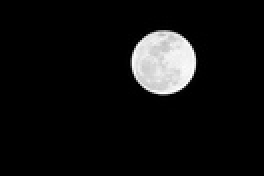
#> input picture 1.jpg, 132 x 88 px, shrunk from 380 x 253 before the run (shown 2 times larger); the run also reads 2 pictures not shown here
$ python Assignment_CV_3.py
#> lines starting #> are read from the running program, lines starting #| are printed output that depends on the picture; after the words box and inside, x2 and y2 are one past the last pixel; in counts of white or black regions, pixels touching at a corner belong together
#!/usr/bin/env python
# coding: utf-8

# In[36]:


#Importing Modules
from PIL import Image
import matplotlib.pyplot as plt
import numpy as np


# In[37]:


def Calculate_Histogram(img):
    m, n = img.shape

    #create a vector h with 256 colors all set to zero
    h = [0] * 256

    #for each pixel (x,y) set h(img(x,y))=h(img(x,y))+1
    for x in range(m):
        for y in range(n):
            h[img[x, y]] = h[img[x, y]] + 1

    return np.array(h)


# In[38]:


def Calculate_Cumulative_Histogram(h):
    Hc=np.zeros((1,256))
    for i in range(len(h)):
        Hc[0][i]=(sum(h[:i+1]))
    return Hc


# In[39]:


def Calculate_Equalized_Histogram(Hc):
    NxM=Hc[0][Hc.size-1]
    new_pixel_intensities=np.zeros((1,256))
    for i in range(Hc.size):
        new_pixel_intensities[0][i]=(255/((NxM)-Hc[0][0]))*(Hc[0][i]-Hc[0][0])
    return new_pixel_intensities


# In[40]:


def Calculate_Equalized_Image(img,Tp):
    eq_img=np.zeros_like(img)
    w,h=img.shape
    for x in range (w):
        for y in range (h):
            eq_img[x,y]=Tp[0][img[x,y]]
    return eq_img


# In[41]:


def Segment_Optimal_Thresholding(img):
    m,n=img.shape
    img_copy=np.copy(img)

    mean_1=(img[0][0]+img[0][n-1]+img[m-1][0]+img[m-1][n-1])/4

    arr1d = np.delete(img_copy, n*(m-1)+(n-1))
    arr1d.shape=((1,m*n-1))
    new_img_after_removing_corner = np.delete(arr1d,[n-1,n*(m-1),0])

    mean_2= new_img_after_removing_corner.mean()

    threshold = (mean_1+mean_2)/2
    old_threshold = 0

    while threshold != old_threshold:
        mean_1 = img[(img >= 0) & (img < threshold)].mean()
        mean_2 = img[(img >= threshold) & (img < 255)].mean()
        old_threshold = threshold
        threshold = (mean_1+mean_2)/2

    result = np.zeros_like(img)
    result[img >= threshold] = 255
    result[img < threshold] = 0
    return result


# In[65]:


def Plot_Images(cols, images, titles):
    plt.subplots(figsize = (20,10))
    for i in range((len(images))):
        plt.subplot(2, cols, (i + 1))
        plt.title(titles[i], fontsize = 12, weight = 'bold')
        plt.imshow(images[i], cmap = 'gray')


# In[66]:


# load the images
imageData1 = Image.open('1.jpg')
#> imageData1 is the input picture: PIL image 132x88 RGB; min 0, max 255, mean 16
imageData2 = Image.open('2.jpg')
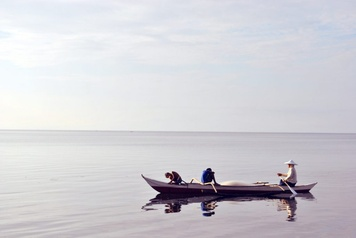
#> input picture 2.jpg, 356 x 238 px, shrunk from 1024 x 685 before the run
#> imageData2 is the input picture: PIL image 356x238 RGB; mean R, G, B 208.3, 207, 212.4
imageData3 = Image.open('3.png')
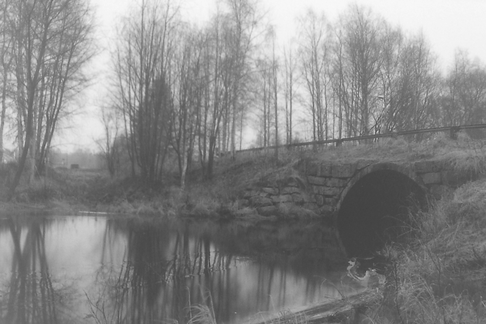
#> input picture 3.png, 486 x 324 px, shrunk from 1400 x 933 before the run
#> imageData3 is the input picture: PIL image 486x324 RGB; min 64, max 249, mean 135
imageData4 = Image.open('4.jpg')
imageData5 = Image.open('5.jpg')

#Convert the images to Grey_Scale
imageGrey1 = imageData1.convert('L')
imageGrey2 = imageData2.convert('L')
imageGrey3 = imageData3.convert('L')
imageGrey4 = imageData4.convert('L')
imageGrey5 = imageData5.convert('L')

#Convert images to numpy array
image1=np.asarray(imageGrey1,dtype='int64')
#> image1: shape (88, 132) int64; 148 distinct labels, from 0 to 255
image2=np.asarray(imageGrey2,dtype='int64')
image3=np.asarray(imageGrey3,dtype='int64')
image4=np.asarray(imageGrey4,dtype='int64')
#> image4: shape (667, 1000) int64; 249 distinct labels, from 0 to 255
image5=np.asarray(imageGrey5,dtype='int64')

Plot_Images(3,images = [image1, image2, image3, image4, image5],
            titles = ['Image 1', 'Image 2', 'Image 3', 'Image 4', 'Image 5'])
#> the loop in Plot_Images, `for i in range((len(images))):` made 5 passes


# In[67]:


segment_original_img=Segment_Optimal_Thresholding(image1)
#> in Segment_Optimal_Thresholding, `mean_1=(img[0][0]+img[0][n-1]+img[m-1][0]+img[m-1][n-1])/4`: mean_1 = 0
#> in Segment_Optimal_Thresholding, `arr1d = np.delete(img_copy, n*(m-1)+(n-1))`: arr1d = 11615 values, max 255 at index 2973, min 0 at index 0, mean 16.03
#> in Segment_Optimal_Thresholding, `new_img_after_removing_corner = np.delete(arr1d,[n-1,n*(m-1),0])`: new_img_after_removing_corner = 11612 values, max 255 at index 2971, min 0 at index 0, mean 16.04
#> in Segment_Optimal_Thresholding, `mean_2= new_img_after_removing_corner.mean()`: mean_2 = 16.04
#> in Segment_Optimal_Thresholding, `threshold = (mean_1+mean_2)/2`: threshold = 8.02
#> the loop in Segment_Optimal_Thresholding, `while threshold != old_threshold:` made 4 passes
#> (mean_1, mean_2, old_threshold, threshold) on passes 1 to 4: (0.0608, 211.7, 8.02, 105.9), (0.327, 222.9, 105.9, 111.6), (0.356, 223.3, 111.6, 111.8), (0.356, 223.3, 111.8, 111.8)
#> segment_original_img: shape (88, 132) int64; 7% white; 1 white region, box (x1, y1, x2, y2) and area: (66, 15, 98, 47) 815
equalized_img=Calculate_Equalized_Image(image1,Calculate_Equalized_Histogram(Calculate_Cumulative_Histogram(Calculate_Histogram(image1))))
#> after the loop in Calculate_Histogram, `for x in range(m):`: h = 256 values, max 10436 at index 0, min 0 at index 13, mean 45.38
#> in Calculate_Equalized_Histogram, `NxM=Hc[0][Hc.size-1]`: NxM = 11616
#> in Calculate_Equalized_Image, `eq_img=np.zeros_like(img)`: eq_img: shape (88, 132) int64; every value is 0
#> after the loop in Calculate_Equalized_Image, `for x in range (w):`:
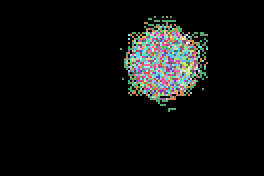
#> eq_img: shape (88, 132) int64 (shown 2 times larger); 86 distinct labels, from 0 to 255; one colour per label, 0 black
segment_equalized_img=Segment_Optimal_Thresholding(equalized_img)
#> the loop in Segment_Optimal_Thresholding (call 2), `while threshold != old_threshold:` made 7 passes
#> (mean_1, mean_2, old_threshold, threshold) on passes 1 to 7: (0, 129.5, 6.65, 64.76), (1.16, 159.4, 64.76, 80.27), (1.67, 167.8, 80.27, 84.75), (1.81, 169.9, 84.75, 85.87), (1.84, 170.4, 85.87, 86.11), (1.88, 170.9, 86.11, 86.4), (1.88, 170.9, 86.4, 86.4)
#> segment_equalized_img: shape (88, 132) int64; 6.7% white; 1 white region, box (x1, y1, x2, y2) and area: (66, 16, 98, 47) 778

Plot_Images(2,images = [image1, segment_original_img, equalized_img, segment_equalized_img],
            titles = ['Original Image', 'Segmenting the original image', 'Equalized image', 'Segmenting the equalized Image'])
#> the loop in Plot_Images (call 2), `for i in range((len(images))):` made 4 passes


# Applying hisgoram equalization before segmenting the image DOES enahnce the the segmented output.

# In[68]:


segment_original_img=Segment_Optimal_Thresholding(image2)
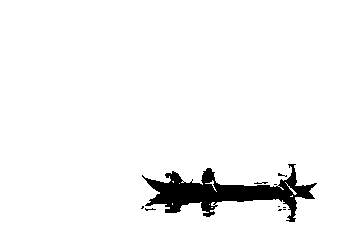
#> segment_original_img: shape (238, 356) int64; 95.6% white; 10 black regions (9 under 20 px), largest, box (x1, y1, x2, y2) and area: (142, 164, 317, 222) 3623
equalized_img=Calculate_Equalized_Image(image2,Calculate_Equalized_Histogram(Calculate_Cumulative_Histogram(Calculate_Histogram(image2))))
#> in Calculate_Equalized_Image (call 2), `eq_img=np.zeros_like(img)`: eq_img: shape (238, 356) int64; every value is 0
segment_equalized_img=Segment_Optimal_Thresholding(equalized_img)
#> segment_equalized_img: shape (238, 356) int64; 51.5% white; 55 black regions (48 under 20 px), largest, box (x1, y1, x2, y2) and area: (0, 0, 356, 238) 40709, (0, 191, 26, 194) 33, (72, 174, 99, 178) 29

Plot_Images(2,images = [image2, segment_original_img, equalized_img, segment_equalized_img],
            titles = ['Original Image', 'Segmenting the original image', 'Equalized image', 'Segmenting the equalized Image'])


# Applying hisgoram equalization before segmenting the image DOES NOT enahnce the the segmented output.

# In[69]:


segment_original_img=Segment_Optimal_Thresholding(image3)
#> segment_original_img: shape (324, 486) int64; 30.9% white; 494 white regions (436 under 20 px), largest, box (x1, y1, x2, y2) and area: (50, 0, 486, 167) 37973, (45, 216, 106, 314) 3591, (0, 92, 21, 163) 937
equalized_img=Calculate_Equalized_Image(image3,Calculate_Equalized_Histogram(Calculate_Cumulative_Histogram(Calculate_Histogram(image3))))
#> in Calculate_Equalized_Image (call 3), `eq_img=np.zeros_like(img)`: eq_img: shape (324, 486) int64; every value is 0
#> after the loop in Calculate_Equalized_Image (call 3), `for x in range (w):`:
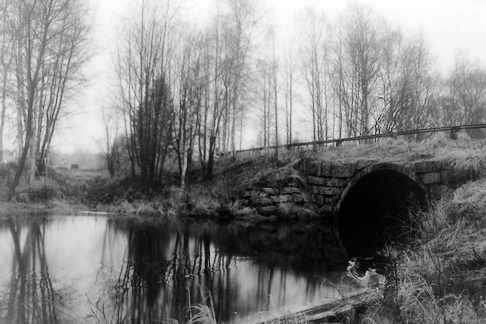
#> eq_img: shape (324, 486) int64; min 0, max 255, mean 127.9
segment_equalized_img=Segment_Optimal_Thresholding(equalized_img)
#> segment_equalized_img: shape (324, 486) int64; 49.1% white; 537 white regions (486 under 20 px), largest, box (x1, y1, x2, y2) and area: (0, 0, 486, 186) 60825, (44, 200, 128, 324) 7055, (235, 273, 342, 324) 2154

Plot_Images(2,images = [image3, segment_original_img, equalized_img, segment_equalized_img],
            titles = ['Original Image', 'Segmenting the original image', 'Equalized image', 'Segmenting the equalized Image'])


# Applying hisgoram equalization before segmenting the image DOES enahnce the the segmented output.

# In[70]:


segment_original_img=Segment_Optimal_Thresholding(image4)
#> segment_original_img: shape (667, 1000) int64; 3.8% white; 28 white regions (18 under 20 px), largest, box (x1, y1, x2, y2) and area: (184, 284, 855, 396) 23337, (164, 471, 370, 484) 1341, (432, 383, 480, 406) 95
equalized_img=Calculate_Equalized_Image(image4,Calculate_Equalized_Histogram(Calculate_Cumulative_Histogram(Calculate_Histogram(image4))))
#> in Calculate_Equalized_Image (call 4), `eq_img=np.zeros_like(img)`: eq_img: shape (667, 1000) int64; every value is 0
#> after the loop in Calculate_Equalized_Image (call 4), `for x in range (w):`:
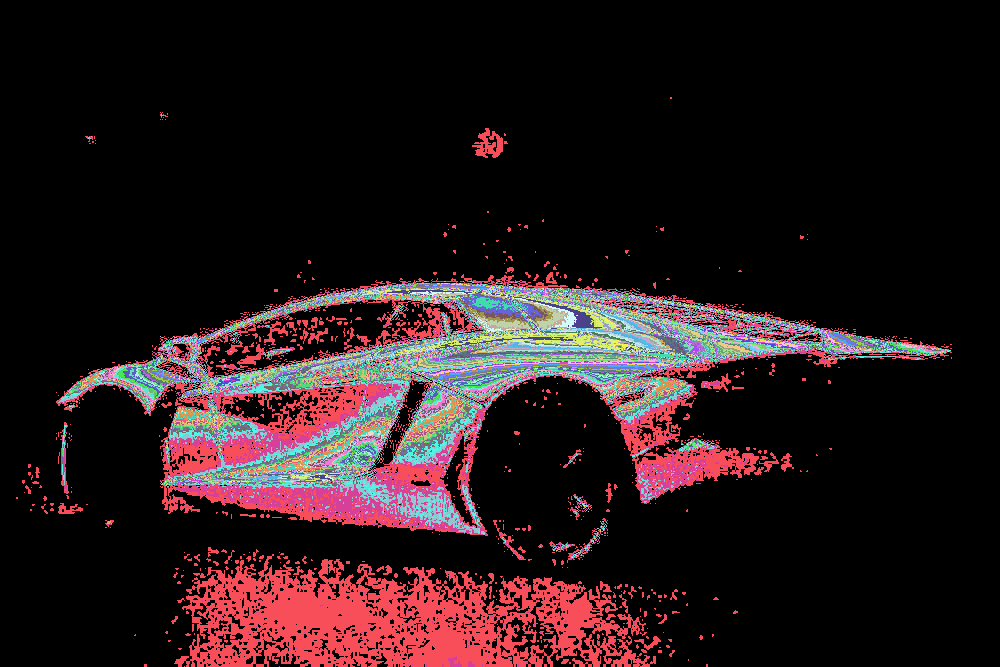
#> eq_img: shape (667, 1000) int64; 91 distinct labels, from 0 to 255; one colour per label, 0 black
segment_equalized_img=Segment_Optimal_Thresholding(equalized_img)
#> segment_equalized_img: shape (667, 1000) int64; 19.2% white; 642 white regions (579 under 20 px), largest, box (x1, y1, x2, y2) and area: (56, 274, 952, 536) 91109, (174, 554, 656, 667) 29639, (472, 128, 503, 158) 494

Plot_Images(2,images = [image4, segment_original_img, equalized_img, segment_equalized_img],
            titles = ['Original Image', 'Segmenting the original image', 'Equalized image', 'Segmenting the equalized Image'])


# Applying hisgoram equalization before segmenting the image DOES enahnce the the segmented output.

# In[71]:


segment_original_img=Segment_Optimal_Thresholding(image5)
#> segment_original_img: shape (55, 110) int64; 57% white; 83 black regions (71 under 20 px), largest, box (x1, y1, x2, y2) and area: (5, 0, 110, 55) 1886, (0, 0, 21, 7) 90, (37, 42, 51, 52) 76
equalized_img=Calculate_Equalized_Image(image5,Calculate_Equalized_Histogram(Calculate_Cumulative_Histogram(Calculate_Histogram(image5))))
#> in Calculate_Equalized_Image (call 5), `eq_img=np.zeros_like(img)`: eq_img: shape (55, 110) int64; every value is 0
segment_equalized_img=Segment_Optimal_Thresholding(equalized_img)
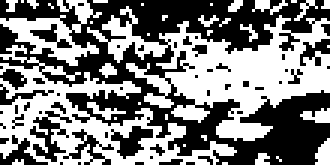
#> segment_equalized_img: shape (55, 110) int64 (shown 3 times larger); 49.5% white; 36 white regions (29 under 20 px), largest, box (x1, y1, x2, y2) and area: (29, 2, 110, 47) 1417, (0, 15, 79, 55) 1027, (0, 0, 34, 22) 269

Plot_Images(2,images = [image5, segment_original_img, equalized_img, segment_equalized_img],
            titles = ['Original Image', 'Segmenting the original image', 'Equalized image', 'Segmenting the equalized Image'])


# Applying hisgoram equalization before segmenting the image DOES NOT enahnce the the segmented output.
